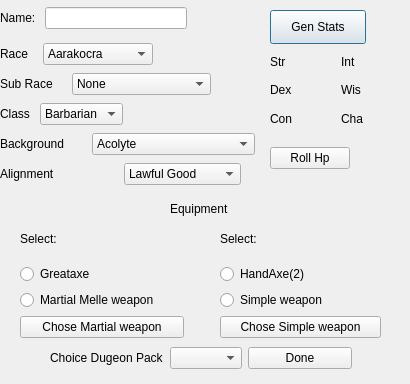
<?xml version="1.0" encoding="UTF-8"?>
<ui version="4.0">
 <class>Player</class>
 <widget class="QDialog" name="Player">
  <property name="geometry">
   <rect>
    <x>0</x>
    <y>0</y>
    <width>410</width>
    <height>384</height>
   </rect>
  </property>
  <property name="minimumSize">
   <size>
    <width>410</width>
    <height>354</height>
   </size>
  </property>
  <property name="maximumSize">
   <size>
    <width>410</width>
    <height>384</height>
   </size>
  </property>
  <property name="windowTitle">
   <string>Dialog</string>
  </property>
  <widget class="QPushButton" name="bt_genStats">
   <property name="geometry">
    <rect>
     <x>270</x>
     <y>10</y>
     <width>96</width>
     <height>34</height>
    </rect>
   </property>
   <property name="text">
    <string>Gen Stats</string>
   </property>
  </widget>
  <widget class="QLabel" name="lb_equipment">
   <property name="geometry">
    <rect>
     <x>170</x>
     <y>200</y>
     <width>81</width>
     <height>18</height>
    </rect>
   </property>
   <property name="text">
    <string>Equipment</string>
   </property>
  </widget>
  <widget class="QWidget" name="layoutWidget">
   <property name="geometry">
    <rect>
     <x>270</x>
     <y>140</y>
     <width>149</width>
     <height>36</height>
    </rect>
   </property>
   <layout class="QHBoxLayout" name="horizontalLayout_15">
    <item>
     <widget class="QPushButton" name="bt_rollHp">
      <property name="text">
       <string>Roll Hp</string>
      </property>
     </widget>
    </item>
    <item>
     <layout class="QHBoxLayout" name="horizontalLayout_14">
      <item>
       <widget class="QLabel" name="lb_hitPoints">
        <property name="text">
         <string/>
        </property>
        <property name="buddy">
         <cstring>bt_rollHp</cstring>
        </property>
       </widget>
      </item>
      <item>
       <widget class="QLabel" name="vlb_hitPoints">
        <property name="minimumSize">
         <size>
          <width>40</width>
          <height>0</height>
         </size>
        </property>
        <property name="text">
         <string/>
        </property>
       </widget>
      </item>
     </layout>
    </item>
   </layout>
  </widget>
  <widget class="QWidget" name="layoutWidget">
   <property name="geometry">
    <rect>
     <x>0</x>
     <y>40</y>
     <width>153</width>
     <height>28</height>
    </rect>
   </property>
   <layout class="QHBoxLayout" name="horizontalLayout">
    <item>
     <widget class="QLabel" name="lb_race">
      <property name="text">
       <string>Race</string>
      </property>
      <property name="buddy">
       <cstring>cb_race</cstring>
      </property>
     </widget>
    </item>
    <item>
     <widget class="QComboBox" name="cb_race">
      <item>
       <property name="text">
        <string>Aarakocra</string>
       </property>
      </item>
      <item>
       <property name="text">
        <string>Aasimar</string>
       </property>
      </item>
      <item>
       <property name="text">
        <string>Bugbear</string>
       </property>
      </item>
      <item>
       <property name="text">
        <string>Dragonborn</string>
       </property>
      </item>
      <item>
       <property name="text">
        <string>Dwarf</string>
       </property>
      </item>
      <item>
       <property name="text">
        <string>Elf</string>
       </property>
      </item>
      <item>
       <property name="text">
        <string>Firbolg</string>
       </property>
      </item>
      <item>
       <property name="text">
        <string>Genasi</string>
       </property>
      </item>
      <item>
       <property name="text">
        <string>Gnome</string>
       </property>
      </item>
      <item>
       <property name="text">
        <string>Goblin</string>
       </property>
      </item>
      <item>
       <property name="text">
        <string>Goliath</string>
       </property>
      </item>
      <item>
       <property name="text">
        <string>Half-Elf</string>
       </property>
      </item>
      <item>
       <property name="text">
        <string>Half-Orc</string>
       </property>
      </item>
      <item>
       <property name="text">
        <string>Halfling</string>
       </property>
      </item>
      <item>
       <property name="text">
        <string>Hobgoblin</string>
       </property>
      </item>
      <item>
       <property name="text">
        <string>Human</string>
       </property>
      </item>
      <item>
       <property name="text">
        <string>Kenku</string>
       </property>
      </item>
      <item>
       <property name="text">
        <string>Kobold</string>
       </property>
      </item>
      <item>
       <property name="text">
        <string>Lizardfolk</string>
       </property>
      </item>
      <item>
       <property name="text">
        <string>Orc</string>
       </property>
      </item>
      <item>
       <property name="text">
        <string>Serpenthblood</string>
       </property>
      </item>
      <item>
       <property name="text">
        <string>Tabaxi</string>
       </property>
      </item>
      <item>
       <property name="text">
        <string>Tiefling</string>
       </property>
      </item>
      <item>
       <property name="text">
        <string>Triton</string>
       </property>
      </item>
      <item>
       <property name="text">
        <string>Turtle</string>
       </property>
      </item>
     </widget>
    </item>
   </layout>
  </widget>
  <widget class="QWidget" name="layoutWidget">
   <property name="geometry">
    <rect>
     <x>0</x>
     <y>130</y>
     <width>255</width>
     <height>28</height>
    </rect>
   </property>
   <layout class="QHBoxLayout" name="horizontalLayout_3">
    <item>
     <widget class="QLabel" name="lb_background">
      <property name="text">
       <string>Background</string>
      </property>
      <property name="buddy">
       <cstring>cb_background</cstring>
      </property>
     </widget>
    </item>
    <item>
     <widget class="QComboBox" name="cb_background">
      <item>
       <property name="text">
        <string>Acolyte</string>
       </property>
      </item>
      <item>
       <property name="text">
        <string>Barbarian Tribe Member</string>
       </property>
      </item>
      <item>
       <property name="text">
        <string>Charlatan</string>
       </property>
      </item>
      <item>
       <property name="text">
        <string>City Watch</string>
       </property>
      </item>
      <item>
       <property name="text">
        <string>Clan Crafter</string>
       </property>
      </item>
      <item>
       <property name="text">
        <string>Cloistered Scholar</string>
       </property>
      </item>
      <item>
       <property name="text">
        <string>Courtier</string>
       </property>
      </item>
      <item>
       <property name="text">
        <string>Criminal</string>
       </property>
      </item>
      <item>
       <property name="text">
        <string>Entertainer</string>
       </property>
      </item>
      <item>
       <property name="text">
        <string>Faction Agent</string>
       </property>
      </item>
      <item>
       <property name="text">
        <string>Far Traveler</string>
       </property>
      </item>
      <item>
       <property name="text">
        <string>Folk Hero</string>
       </property>
      </item>
      <item>
       <property name="text">
        <string>Guild Artisan</string>
       </property>
      </item>
      <item>
       <property name="text">
        <string>Haunted One</string>
       </property>
      </item>
      <item>
       <property name="text">
        <string>Hermit</string>
       </property>
      </item>
      <item>
       <property name="text">
        <string>Inheritor</string>
       </property>
      </item>
      <item>
       <property name="text">
        <string>Knight</string>
       </property>
      </item>
      <item>
       <property name="text">
        <string>Mercenary Veteran</string>
       </property>
      </item>
      <item>
       <property name="text">
        <string>Noble</string>
       </property>
      </item>
      <item>
       <property name="text">
        <string>Outlander</string>
       </property>
      </item>
      <item>
       <property name="text">
        <string>Port City Noble</string>
       </property>
      </item>
      <item>
       <property name="text">
        <string>Sage</string>
       </property>
      </item>
      <item>
       <property name="text">
        <string>Sailor</string>
       </property>
      </item>
      <item>
       <property name="text">
        <string>Soldier</string>
       </property>
      </item>
      <item>
       <property name="text">
        <string>Urban Bounty Hunter</string>
       </property>
      </item>
      <item>
       <property name="text">
        <string>Urchin</string>
       </property>
      </item>
     </widget>
    </item>
   </layout>
  </widget>
  <widget class="QWidget" name="layoutWidget">
   <property name="geometry">
    <rect>
     <x>0</x>
     <y>70</y>
     <width>211</width>
     <height>28</height>
    </rect>
   </property>
   <layout class="QHBoxLayout" name="horizontalLayout_4">
    <item>
     <widget class="QLabel" name="lb_subRace">
      <property name="text">
       <string>Sub Race</string>
      </property>
      <property name="buddy">
       <cstring>cb_subRace</cstring>
      </property>
     </widget>
    </item>
    <item>
     <widget class="QComboBox" name="cb_subRace">
      <item>
       <property name="text">
        <string>None</string>
       </property>
      </item>
      <item>
       <property name="text">
        <string>Forest Gnome</string>
       </property>
      </item>
      <item>
       <property name="text">
        <string>Mountain Dwarf</string>
       </property>
      </item>
      <item>
       <property name="text">
        <string>Rock Gnome</string>
       </property>
      </item>
      <item>
       <property name="text">
        <string>Stout Halfling</string>
       </property>
      </item>
      <item>
       <property name="text">
        <string>High Elf</string>
       </property>
      </item>
      <item>
       <property name="text">
        <string>Wood Elf</string>
       </property>
      </item>
      <item>
       <property name="text">
        <string>Hill Dwarf</string>
       </property>
      </item>
      <item>
       <property name="text">
        <string>Lightfoot Halfling</string>
       </property>
      </item>
      <item>
       <property name="text">
        <string>Black Dragonborn</string>
       </property>
      </item>
      <item>
       <property name="text">
        <string>Blue Dragonborn</string>
       </property>
      </item>
      <item>
       <property name="text">
        <string>Brass Dragonborn</string>
       </property>
      </item>
      <item>
       <property name="text">
        <string>Bronze Dragonborn</string>
       </property>
      </item>
      <item>
       <property name="text">
        <string>Copper Dragonborn</string>
       </property>
      </item>
      <item>
       <property name="text">
        <string>Gold Dragonborn</string>
       </property>
      </item>
      <item>
       <property name="text">
        <string>Green Dragonborn</string>
       </property>
      </item>
      <item>
       <property name="text">
        <string>Red Dragonborn</string>
       </property>
      </item>
      <item>
       <property name="text">
        <string>Silver Dragonborn</string>
       </property>
      </item>
      <item>
       <property name="text">
        <string>White Dragonborn</string>
       </property>
      </item>
      <item>
       <property name="text">
        <string>Drow</string>
       </property>
      </item>
     </widget>
    </item>
   </layout>
  </widget>
  <widget class="QWidget" name="layoutWidget">
   <property name="geometry">
    <rect>
     <x>0</x>
     <y>100</y>
     <width>123</width>
     <height>28</height>
    </rect>
   </property>
   <layout class="QHBoxLayout" name="horizontalLayout_2">
    <item>
     <widget class="QLabel" name="lb_class">
      <property name="text">
       <string>Class</string>
      </property>
      <property name="buddy">
       <cstring>cb_class</cstring>
      </property>
     </widget>
    </item>
    <item>
     <widget class="QComboBox" name="cb_class">
      <item>
       <property name="text">
        <string>Barbarian</string>
       </property>
      </item>
      <item>
       <property name="text">
        <string>Bard</string>
       </property>
      </item>
      <item>
       <property name="text">
        <string>Cleric</string>
       </property>
      </item>
      <item>
       <property name="text">
        <string>Druid</string>
       </property>
      </item>
      <item>
       <property name="text">
        <string>Fighter</string>
       </property>
      </item>
      <item>
       <property name="text">
        <string>Monk</string>
       </property>
      </item>
      <item>
       <property name="text">
        <string>Paladin</string>
       </property>
      </item>
      <item>
       <property name="text">
        <string>Ranger</string>
       </property>
      </item>
      <item>
       <property name="text">
        <string>Rogue</string>
       </property>
      </item>
      <item>
       <property name="text">
        <string>Sorcerer</string>
       </property>
      </item>
      <item>
       <property name="text">
        <string>Warlock</string>
       </property>
      </item>
      <item>
       <property name="text">
        <string>Wizard</string>
       </property>
      </item>
     </widget>
    </item>
   </layout>
  </widget>
  <widget class="QWidget" name="layoutWidget">
   <property name="geometry">
    <rect>
     <x>270</x>
     <y>50</y>
     <width>135</width>
     <height>80</height>
    </rect>
   </property>
   <layout class="QVBoxLayout" name="verticalLayout">
    <item>
     <layout class="QHBoxLayout" name="horizontalLayout_11">
      <item>
       <layout class="QHBoxLayout" name="horizontalLayout_5">
        <item>
         <widget class="QLabel" name="lb_Str">
          <property name="text">
           <string>Str</string>
          </property>
         </widget>
        </item>
        <item>
         <widget class="QLabel" name="vlb_Str">
          <property name="minimumSize">
           <size>
            <width>30</width>
            <height>0</height>
           </size>
          </property>
          <property name="text">
           <string/>
          </property>
         </widget>
        </item>
       </layout>
      </item>
      <item>
       <layout class="QHBoxLayout" name="horizontalLayout_8">
        <item>
         <widget class="QLabel" name="lb_Int">
          <property name="text">
           <string>Int</string>
          </property>
         </widget>
        </item>
        <item>
         <widget class="QLabel" name="vlb_Int">
          <property name="minimumSize">
           <size>
            <width>30</width>
            <height>0</height>
           </size>
          </property>
          <property name="text">
           <string/>
          </property>
         </widget>
        </item>
       </layout>
      </item>
     </layout>
    </item>
    <item>
     <layout class="QHBoxLayout" name="horizontalLayout_12">
      <item>
       <layout class="QHBoxLayout" name="horizontalLayout_6">
        <item>
         <widget class="QLabel" name="lb_Dex">
          <property name="text">
           <string>Dex</string>
          </property>
         </widget>
        </item>
        <item>
         <widget class="QLabel" name="vlb_Dex">
          <property name="minimumSize">
           <size>
            <width>30</width>
            <height>0</height>
           </size>
          </property>
          <property name="text">
           <string/>
          </property>
         </widget>
        </item>
       </layout>
      </item>
      <item>
       <layout class="QHBoxLayout" name="horizontalLayout_9">
        <item>
         <widget class="QLabel" name="lb_Wis">
          <property name="text">
           <string>Wis</string>
          </property>
         </widget>
        </item>
        <item>
         <widget class="QLabel" name="vlb_Wis">
          <property name="minimumSize">
           <size>
            <width>30</width>
            <height>0</height>
           </size>
          </property>
          <property name="text">
           <string/>
          </property>
         </widget>
        </item>
       </layout>
      </item>
     </layout>
    </item>
    <item>
     <layout class="QHBoxLayout" name="horizontalLayout_13">
      <item>
       <layout class="QHBoxLayout" name="horizontalLayout_7">
        <item>
         <widget class="QLabel" name="lb_Con">
          <property name="text">
           <string>Con</string>
          </property>
         </widget>
        </item>
        <item>
         <widget class="QLabel" name="vlb_Con">
          <property name="minimumSize">
           <size>
            <width>30</width>
            <height>0</height>
           </size>
          </property>
          <property name="text">
           <string/>
          </property>
         </widget>
        </item>
       </layout>
      </item>
      <item>
       <layout class="QHBoxLayout" name="horizontalLayout_10">
        <item>
         <widget class="QLabel" name="lb_Cha">
          <property name="text">
           <string>Cha</string>
          </property>
         </widget>
        </item>
        <item>
         <widget class="QLabel" name="vlb_Cha">
          <property name="minimumSize">
           <size>
            <width>30</width>
            <height>0</height>
           </size>
          </property>
          <property name="text">
           <string/>
          </property>
         </widget>
        </item>
       </layout>
      </item>
     </layout>
    </item>
   </layout>
  </widget>
  <widget class="QWidget" name="layoutWidget">
   <property name="geometry">
    <rect>
     <x>20</x>
     <y>220</y>
     <width>164</width>
     <height>118</height>
    </rect>
   </property>
   <layout class="QVBoxLayout" name="verticalLayout_2">
    <item>
     <widget class="QLabel" name="lb_select">
      <property name="text">
       <string>Select:</string>
      </property>
     </widget>
    </item>
    <item>
     <widget class="QRadioButton" name="rb_greataxe">
      <property name="text">
       <string>Greataxe</string>
      </property>
     </widget>
    </item>
    <item>
     <widget class="QRadioButton" name="rb_martialWeapon">
      <property name="text">
       <string>Martial Melle weapon</string>
      </property>
     </widget>
    </item>
    <item>
     <widget class="QPushButton" name="bt_cMartialWeapon">
      <property name="text">
       <string>Chose Martial weapon</string>
      </property>
     </widget>
    </item>
   </layout>
  </widget>
  <widget class="QWidget" name="layoutWidget">
   <property name="geometry">
    <rect>
     <x>220</x>
     <y>220</y>
     <width>161</width>
     <height>118</height>
    </rect>
   </property>
   <layout class="QVBoxLayout" name="verticalLayout_3">
    <item>
     <widget class="QLabel" name="lb_select_2">
      <property name="text">
       <string>Select:</string>
      </property>
     </widget>
    </item>
    <item>
     <widget class="QRadioButton" name="rb_handAxe">
      <property name="text">
       <string>HandAxe(2)</string>
      </property>
     </widget>
    </item>
    <item>
     <widget class="QRadioButton" name="rb_simpleWeapon">
      <property name="text">
       <string>Simple weapon</string>
      </property>
     </widget>
    </item>
    <item>
     <widget class="QPushButton" name="bt_cSimpleWeapon">
      <property name="text">
       <string>Chose Simple weapon</string>
      </property>
     </widget>
    </item>
   </layout>
  </widget>
  <widget class="QWidget" name="layoutWidget">
   <property name="geometry">
    <rect>
     <x>50</x>
     <y>340</y>
     <width>302</width>
     <height>36</height>
    </rect>
   </property>
   <layout class="QHBoxLayout" name="horizontalLayout_17">
    <item>
     <layout class="QHBoxLayout" name="horizontalLayout_16">
      <item>
       <widget class="QLabel" name="lb_choosDP">
        <property name="text">
         <string>Choice Dugeon Pack</string>
        </property>
        <property name="buddy">
         <cstring>cb_DugeonPack</cstring>
        </property>
       </widget>
      </item>
      <item>
       <widget class="QComboBox" name="cb_DugeonPack"/>
      </item>
     </layout>
    </item>
    <item>
     <widget class="QPushButton" name="bt_done">
      <property name="text">
       <string>Done</string>
      </property>
     </widget>
    </item>
   </layout>
  </widget>
  <widget class="QWidget" name="layoutWidget">
   <property name="geometry">
    <rect>
     <x>0</x>
     <y>0</y>
     <width>187</width>
     <height>36</height>
    </rect>
   </property>
   <layout class="QHBoxLayout" name="horizontalLayout_18">
    <item>
     <widget class="QLabel" name="lb_name">
      <property name="text">
       <string>Name: </string>
      </property>
     </widget>
    </item>
    <item>
     <widget class="QLineEdit" name="le_name"/>
    </item>
   </layout>
  </widget>
  <widget class="QWidget" name="layoutWidget">
   <property name="geometry">
    <rect>
     <x>0</x>
     <y>160</y>
     <width>241</width>
     <height>28</height>
    </rect>
   </property>
   <layout class="QHBoxLayout" name="horizontalLayout_19">
    <item>
     <widget class="QLabel" name="lb_alignment">
      <property name="minimumSize">
       <size>
        <width>60</width>
        <height>0</height>
       </size>
      </property>
      <property name="text">
       <string>Alignment</string>
      </property>
     </widget>
    </item>
    <item>
     <widget class="QComboBox" name="cb_alignment">
      <item>
       <property name="text">
        <string>Lawful Good</string>
       </property>
      </item>
      <item>
       <property name="text">
        <string>Neutral Good</string>
       </property>
      </item>
      <item>
       <property name="text">
        <string>Chaotic Good</string>
       </property>
      </item>
      <item>
       <property name="text">
        <string>Lawful Neutral</string>
       </property>
      </item>
      <item>
       <property name="text">
        <string>Neutral</string>
       </property>
      </item>
      <item>
       <property name="text">
        <string>Chaotic Neutral</string>
       </property>
      </item>
      <item>
       <property name="text">
        <string>Lawful Evil</string>
       </property>
      </item>
      <item>
       <property name="text">
        <string>Neutral Evil</string>
       </property>
      </item>
      <item>
       <property name="text">
        <string>Chaotic Evil</string>
       </property>
      </item>
     </widget>
    </item>
   </layout>
  </widget>
 </widget>
 <resources/>
 <connections/>
</ui>
